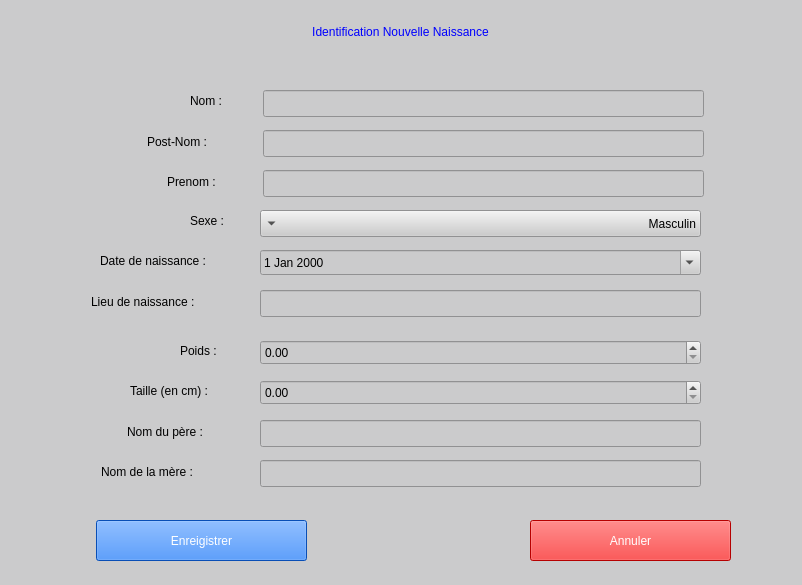
<?xml version="1.0" encoding="UTF-8"?>
<ui version="4.0">
 <class>Form</class>
 <widget class="QWidget" name="Form">
  <property name="geometry">
   <rect>
    <x>0</x>
    <y>0</y>
    <width>802</width>
    <height>585</height>
   </rect>
  </property>
  <property name="minimumSize">
   <size>
    <width>802</width>
    <height>585</height>
   </size>
  </property>
  <property name="maximumSize">
   <size>
    <width>802</width>
    <height>585</height>
   </size>
  </property>
  <property name="windowTitle">
   <string>Form</string>
  </property>
  <property name="styleSheet">
   <string notr="true">background-color: rgb(203, 203, 204);</string>
  </property>
  <widget class="QLabel" name="label_2">
   <property name="geometry">
    <rect>
     <x>0</x>
     <y>20</y>
     <width>801</width>
     <height>23</height>
    </rect>
   </property>
   <property name="layoutDirection">
    <enum>Qt::LeftToRight</enum>
   </property>
   <property name="styleSheet">
    <string notr="true">font: 75 25pt &quot;Times New Roman&quot;;
color: rgb(0, 0, 255);</string>
   </property>
   <property name="text">
    <string>Identification Nouvelle Naissance</string>
   </property>
   <property name="alignment">
    <set>Qt::AlignCenter</set>
   </property>
  </widget>
  <widget class="QPushButton" name="btn_Enreigistrer">
   <property name="geometry">
    <rect>
     <x>96</x>
     <y>520</y>
     <width>211</width>
     <height>41</height>
    </rect>
   </property>
   <property name="cursor">
    <cursorShape>PointingHandCursor</cursorShape>
   </property>
   <property name="styleSheet">
    <string notr="true">background-color: rgb(11, 109, 255);
color: rgb(255, 255, 255);
font: 75 14pt &quot;Times New Roman&quot;;</string>
   </property>
   <property name="text">
    <string>Enreigistrer</string>
   </property>
   <property name="default">
    <bool>false</bool>
   </property>
   <property name="flat">
    <bool>false</bool>
   </property>
  </widget>
  <widget class="QPushButton" name="btn_Annuler">
   <property name="geometry">
    <rect>
     <x>530</x>
     <y>520</y>
     <width>201</width>
     <height>41</height>
    </rect>
   </property>
   <property name="cursor">
    <cursorShape>PointingHandCursor</cursorShape>
   </property>
   <property name="styleSheet">
    <string notr="true">background-color: rgb(255, 0, 0);
color: rgb(255, 255, 255);
font: 75 14pt &quot;Times New Roman&quot;;</string>
   </property>
   <property name="text">
    <string>Annuler</string>
   </property>
  </widget>
  <widget class="QLineEdit" name="lineEdit_PostNom">
   <property name="geometry">
    <rect>
     <x>263</x>
     <y>130</y>
     <width>441</width>
     <height>27</height>
    </rect>
   </property>
   <property name="styleSheet">
    <string notr="true">font: 14pt &quot;Times New Roman&quot;;</string>
   </property>
  </widget>
  <widget class="QLineEdit" name="lineEdit_Prenom">
   <property name="geometry">
    <rect>
     <x>263</x>
     <y>170</y>
     <width>441</width>
     <height>27</height>
    </rect>
   </property>
   <property name="styleSheet">
    <string notr="true">font: 14pt &quot;Times New Roman&quot;;</string>
   </property>
  </widget>
  <widget class="QLineEdit" name="lineEdit_LieuNaissance">
   <property name="geometry">
    <rect>
     <x>260</x>
     <y>290</y>
     <width>441</width>
     <height>27</height>
    </rect>
   </property>
   <property name="styleSheet">
    <string notr="true">font: 14pt &quot;Times New Roman&quot;;</string>
   </property>
  </widget>
  <widget class="QLineEdit" name="lineEdit_Nom_Pere">
   <property name="geometry">
    <rect>
     <x>260</x>
     <y>420</y>
     <width>441</width>
     <height>27</height>
    </rect>
   </property>
   <property name="styleSheet">
    <string notr="true">font: 14pt &quot;Times New Roman&quot;;</string>
   </property>
  </widget>
  <widget class="QLineEdit" name="lineEdit_Nom_Mere">
   <property name="geometry">
    <rect>
     <x>260</x>
     <y>460</y>
     <width>441</width>
     <height>27</height>
    </rect>
   </property>
   <property name="styleSheet">
    <string notr="true">font: 14pt &quot;Times New Roman&quot;;</string>
   </property>
  </widget>
  <widget class="QLabel" name="label_9">
   <property name="geometry">
    <rect>
     <x>101</x>
     <y>461</y>
     <width>127</width>
     <height>21</height>
    </rect>
   </property>
   <property name="styleSheet">
    <string notr="true">font: 14pt &quot;Times New Roman&quot;;</string>
   </property>
   <property name="text">
    <string>Nom de la mère :</string>
   </property>
  </widget>
  <widget class="QLabel" name="label_7">
   <property name="geometry">
    <rect>
     <x>91</x>
     <y>291</y>
     <width>140</width>
     <height>21</height>
    </rect>
   </property>
   <property name="styleSheet">
    <string notr="true">font: 14pt &quot;Times New Roman&quot;;</string>
   </property>
   <property name="text">
    <string>Lieu de naissance :</string>
   </property>
  </widget>
  <widget class="QLabel" name="label_3">
   <property name="geometry">
    <rect>
     <x>147</x>
     <y>131</y>
     <width>86</width>
     <height>21</height>
    </rect>
   </property>
   <property name="styleSheet">
    <string notr="true">font: 14pt &quot;Times New Roman&quot;;</string>
   </property>
   <property name="text">
    <string>Post-Nom :</string>
   </property>
  </widget>
  <widget class="QLabel" name="label_4">
   <property name="geometry">
    <rect>
     <x>167</x>
     <y>171</y>
     <width>73</width>
     <height>21</height>
    </rect>
   </property>
   <property name="styleSheet">
    <string notr="true">font: 14pt &quot;Times New Roman&quot;;</string>
   </property>
   <property name="text">
    <string>Prenom :</string>
   </property>
  </widget>
  <widget class="QLabel" name="label_8">
   <property name="geometry">
    <rect>
     <x>127</x>
     <y>421</y>
     <width>113</width>
     <height>21</height>
    </rect>
   </property>
   <property name="styleSheet">
    <string notr="true">font: 14pt &quot;Times New Roman&quot;;</string>
   </property>
   <property name="text">
    <string>Nom du père :</string>
   </property>
  </widget>
  <widget class="QLineEdit" name="lineEdit_Nom">
   <property name="geometry">
    <rect>
     <x>263</x>
     <y>90</y>
     <width>441</width>
     <height>27</height>
    </rect>
   </property>
   <property name="styleSheet">
    <string notr="true">font: 14pt &quot;Times New Roman&quot;;</string>
   </property>
  </widget>
  <widget class="QLabel" name="label">
   <property name="geometry">
    <rect>
     <x>190</x>
     <y>90</y>
     <width>46</width>
     <height>21</height>
    </rect>
   </property>
   <property name="styleSheet">
    <string notr="true">font: 14pt &quot;Times New Roman&quot;;</string>
   </property>
   <property name="text">
    <string>Nom :</string>
   </property>
  </widget>
  <widget class="QLabel" name="label_6">
   <property name="geometry">
    <rect>
     <x>100</x>
     <y>250</y>
     <width>142</width>
     <height>21</height>
    </rect>
   </property>
   <property name="styleSheet">
    <string notr="true">font: 14pt &quot;Times New Roman&quot;;</string>
   </property>
   <property name="text">
    <string>Date de naissance :</string>
   </property>
  </widget>
  <widget class="QDateEdit" name="dateEdit">
   <property name="geometry">
    <rect>
     <x>260</x>
     <y>250</y>
     <width>441</width>
     <height>25</height>
    </rect>
   </property>
   <property name="styleSheet">
    <string notr="true">font: 14pt &quot;Times New Roman&quot;;</string>
   </property>
   <property name="calendarPopup">
    <bool>true</bool>
   </property>
  </widget>
  <widget class="QComboBox" name="cb_Sexe">
   <property name="geometry">
    <rect>
     <x>260</x>
     <y>210</y>
     <width>441</width>
     <height>27</height>
    </rect>
   </property>
   <property name="cursor">
    <cursorShape>OpenHandCursor</cursorShape>
   </property>
   <property name="layoutDirection">
    <enum>Qt::RightToLeft</enum>
   </property>
   <property name="styleSheet">
    <string notr="true">font: 14pt &quot;Times New Roman&quot;;</string>
   </property>
   <item>
    <property name="text">
     <string>Masculin</string>
    </property>
   </item>
   <item>
    <property name="text">
     <string>Feminin</string>
    </property>
   </item>
  </widget>
  <widget class="QLabel" name="label_5">
   <property name="geometry">
    <rect>
     <x>190</x>
     <y>210</y>
     <width>45</width>
     <height>21</height>
    </rect>
   </property>
   <property name="styleSheet">
    <string notr="true">font: 14pt &quot;Times New Roman&quot;;</string>
   </property>
   <property name="text">
    <string>Sexe :</string>
   </property>
  </widget>
  <widget class="QLabel" name="label_10">
   <property name="geometry">
    <rect>
     <x>180</x>
     <y>340</y>
     <width>52</width>
     <height>21</height>
    </rect>
   </property>
   <property name="styleSheet">
    <string notr="true">font: 14pt &quot;Times New Roman&quot;;</string>
   </property>
   <property name="text">
    <string>Poids :</string>
   </property>
  </widget>
  <widget class="QDoubleSpinBox" name="doubleSpinBox_Poids">
   <property name="geometry">
    <rect>
     <x>260</x>
     <y>340</y>
     <width>441</width>
     <height>25</height>
    </rect>
   </property>
   <property name="styleSheet">
    <string notr="true">font: 14pt &quot;Times New Roman&quot;;</string>
   </property>
  </widget>
  <widget class="QDoubleSpinBox" name="doubleSpinBox_taille">
   <property name="geometry">
    <rect>
     <x>260</x>
     <y>380</y>
     <width>441</width>
     <height>25</height>
    </rect>
   </property>
   <property name="styleSheet">
    <string notr="true">font: 14pt &quot;Times New Roman&quot;;</string>
   </property>
  </widget>
  <widget class="QLabel" name="label_11">
   <property name="geometry">
    <rect>
     <x>130</x>
     <y>380</y>
     <width>110</width>
     <height>21</height>
    </rect>
   </property>
   <property name="styleSheet">
    <string notr="true">font: 14pt &quot;Times New Roman&quot;;</string>
   </property>
   <property name="text">
    <string>Taille (en cm) :</string>
   </property>
  </widget>
 </widget>
 <resources/>
 <connections/>
</ui>
